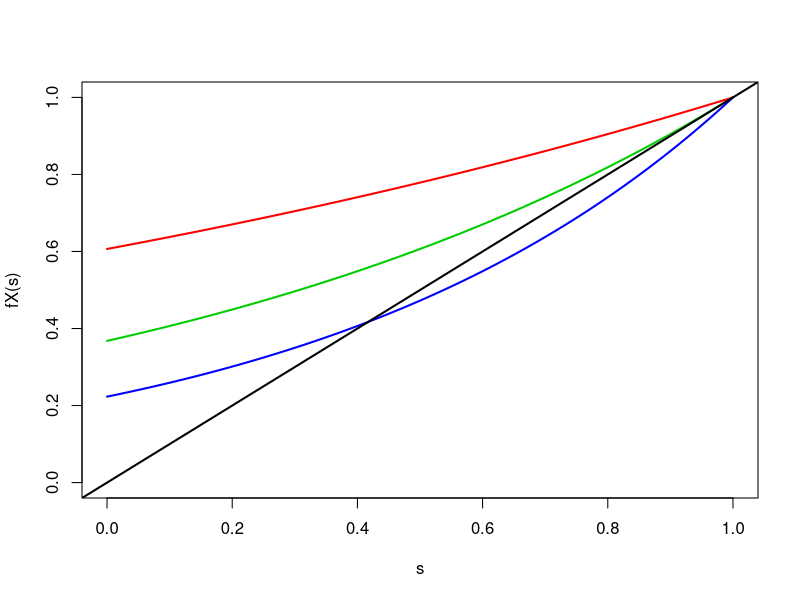
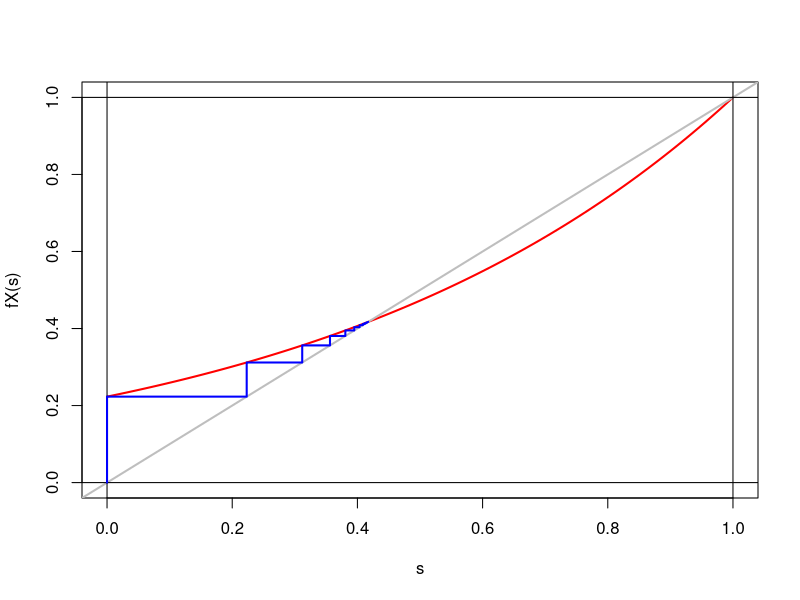

These charts were generated, in order, by the following R code:
# Exemple Galton-Watson

figDir <- '../Figures/'
dataName <- 'GaltonWatson'
exportFig <- TRUE
palette('R3')

# Fonction
fX <- function(s){exp(lambda*(s-1))}
# Pgf
lambdaList <- c(.5, 1, 1.5)
if(exportFig){png(paste0(figDir, dataName, '-pgf.png'))}
lambda <- lambdaList[1]
curve(fX, ylim=c(0, 1), col=2, lwd=2, xlab='s', ylab='fX(s)')
for(i in 2:length(lambdaList)){
   lambda <- lambdaList[i]
   curve(fX, ylim=c(0, 1), col=1+i, lwd=2, xlab='s', ylab='fX(s)', add=TRUE)
}
abline(0, 1, col=1, lwd=2)
if(exportFig){dev.off()}

# Point fixe
lambda <- 1.5
sGrid <- seq(0, .99, length.out=1e3)
fGrid <- fX(sGrid)
sStar <- sGrid[min(which(abs(fGrid-sGrid) < 1e-3))]

# Iteration de la fonction génératrice
Z0 <- 1; nMax <- 100
q0 <- 0
qVec <- rep(0, 1+nMax); qVec[1] <- q0
if(exportFig){png(paste0(figDir, dataName, '-fixPoint-q0', round(100*q0), '.png'))}
for(n in 1:nMax){qVec[n+1] <- fX(qVec[n])}
curve(fX, ylim=c(0, 1), col=2, lwd=2, xlab='s', ylab='fX(s)')
abline(0, 1, col=8, lwd=2)
abline(h=c(0, 1), v=c(0, 1))
lines(c(q0, qVec[-(nMax+1)]), c(0, qVec[-1]), type='s', col=4, lwd=2)
if(exportFig){dev.off()}

# # Cas géométrique
# fX <- function(s){(1-a)/(1-a*s)}
# a <- 2/3
# curve(fX, ylim=c(0, 1), col=2, lwd=2, xlab='s', ylab='fX(s)')
# abline(0, 1, col=1, lwd=2)
# abline(v = (1-a)/a, lwd=2, col=4)
